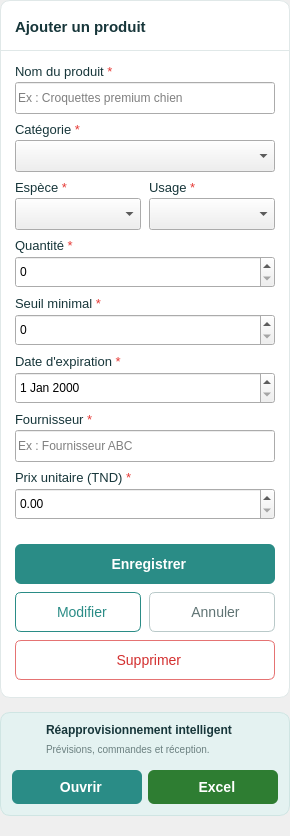
                   <widget class="QWidget" name="colonneDroiteStock">
                    <property name="minimumSize">
                     <size>
                      <width>290</width>
                      <height>0</height>
                     </size>
                    </property>
                    <property name="maximumSize">
                     <size>
                      <width>290</width>
                      <height>16777215</height>
                     </size>
                    </property>
                    <layout class="QVBoxLayout" name="layout_colonneDroite">
                     <property name="spacing">
                      <number>14</number>
                     </property>
                     <property name="leftMargin">
                      <number>0</number>
                     </property>
                     <property name="topMargin">
                      <number>0</number>
                     </property>
                     <property name="rightMargin">
                      <number>0</number>
                     </property>
                     <property name="bottomMargin">
                      <number>0</number>
                     </property>
                     <item>
                      <widget class="QFrame" name="frameFormulaireStock">
                       <property name="minimumSize">
                        <size>
                         <width>290</width>
                         <height>698</height>
                        </size>
                       </property>
                       <property name="maximumSize">
                        <size>
                         <width>290</width>
                         <height>698</height>
                        </size>
                       </property>
                       <property name="styleSheet">
                        <string>.QFrame { background-color:white; border:1px solid #E0E8E8; border-radius:10px; }</string>
                       </property>
                       <widget class="QLabel" name="lblFormTitreStock">
                        <property name="geometry">
                         <rect>
                          <x>15</x>
                          <y>14</y>
                          <width>260</width>
                          <height>26</height>
                         </rect>
                        </property>
                        <property name="styleSheet">
                         <string>color:#17363A;font-size:15px;font-weight:bold;</string>
                        </property>
                        <property name="text">
                         <string>Ajouter un produit</string>
                        </property>
                       </widget>
                       <widget class="QLabel" name="lblSeparateurStock">
                        <property name="geometry">
                         <rect>
                          <x>0</x>
                          <y>50</y>
                          <width>290</width>
                          <height>1</height>
                         </rect>
                        </property>
                        <property name="styleSheet">
                         <string>background:#E0E8E8;</string>
                        </property>
                        <property name="text">
                         <string />
                        </property>
                       </widget>
                       <widget class="QLabel" name="lblNomStock">
                        <property name="geometry">
                         <rect>
                          <x>15</x>
                          <y>62</y>
                          <width>260</width>
                          <height>20</height>
                         </rect>
                        </property>
                        <property name="styleSheet">
                         <string>color:#17363A; font-size:13px;</string>
                        </property>
                        <property name="text">
                         <string>Nom du produit &lt;span style="color:#E53935"&gt;*&lt;/span&gt;</string>
                        </property>
                        <property name="textFormat">
                         <enum>Qt::RichText</enum>
                        </property>
                       </widget>
                       <widget class="QLineEdit" name="txtNomStock">
                        <property name="geometry">
                         <rect>
                          <x>15</x>
                          <y>82</y>
                          <width>260</width>
                          <height>32</height>
                         </rect>
                        </property>
                        <property name="placeholderText">
                         <string>Ex : Croquettes premium chien</string>
                        </property>
                       </widget>
                       <widget class="QLabel" name="lblCategorieStock">
                        <property name="geometry">
                         <rect>
                          <x>15</x>
                          <y>120</y>
                          <width>260</width>
                          <height>20</height>
                         </rect>
                        </property>
                        <property name="styleSheet">
                         <string>color:#17363A; font-size:13px;</string>
                        </property>
                        <property name="text">
                         <string>Catégorie &lt;span style="color:#E53935"&gt;*&lt;/span&gt;</string>
                        </property>
                        <property name="textFormat">
                         <enum>Qt::RichText</enum>
                        </property>
                       </widget>
                       <widget class="QComboBox" name="cmbCategorieStock">
                        <property name="geometry">
                         <rect>
                          <x>15</x>
                          <y>140</y>
                          <width>260</width>
                          <height>32</height>
                         </rect>
                        </property>
                        <property name="cursor">
                         <cursorShape>PointingHandCursor</cursorShape>
                        </property>
                       </widget>
                       <widget class="QLabel" name="lblEspeceStock">
                        <property name="geometry">
                         <rect>
                          <x>15</x>
                          <y>178</y>
                          <width>126</width>
                          <height>20</height>
                         </rect>
                        </property>
                        <property name="styleSheet">
                         <string>color:#17363A; font-size:13px;</string>
                        </property>
                        <property name="text">
                         <string>Espèce &lt;span style="color:#E53935"&gt;*&lt;/span&gt;</string>
                        </property>
                        <property name="textFormat">
                         <enum>Qt::RichText</enum>
                        </property>
                       </widget>
                       <widget class="QComboBox" name="cmbEspeceStock">
                        <property name="geometry">
                         <rect>
                          <x>15</x>
                          <y>198</y>
                          <width>126</width>
                          <height>32</height>
                         </rect>
                        </property>
                        <property name="cursor">
                         <cursorShape>PointingHandCursor</cursorShape>
                        </property>
                       </widget>
                       <widget class="QLabel" name="lblUsageStock">
                        <property name="geometry">
                         <rect>
                          <x>149</x>
                          <y>178</y>
                          <width>126</width>
                          <height>20</height>
                         </rect>
                        </property>
                        <property name="styleSheet">
                         <string>color:#17363A; font-size:13px;</string>
                        </property>
                        <property name="text">
                         <string>Usage &lt;span style="color:#E53935"&gt;*&lt;/span&gt;</string>
                        </property>
                        <property name="textFormat">
                         <enum>Qt::RichText</enum>
                        </property>
                       </widget>
                       <widget class="QComboBox" name="cmbUsageStock">
                        <property name="geometry">
                         <rect>
                          <x>149</x>
                          <y>198</y>
                          <width>126</width>
                          <height>32</height>
                         </rect>
                        </property>
                        <property name="cursor">
                         <cursorShape>PointingHandCursor</cursorShape>
                        </property>
                       </widget>
                       <widget class="QLabel" name="lblQuantiteStock">
                        <property name="geometry">
                         <rect>
                          <x>15</x>
                          <y>236</y>
                          <width>260</width>
                          <height>20</height>
                         </rect>
                        </property>
                        <property name="styleSheet">
                         <string>color:#17363A; font-size:13px;</string>
                        </property>
                        <property name="text">
                         <string>Quantité &lt;span style="color:#E53935"&gt;*&lt;/span&gt;</string>
                        </property>
                        <property name="textFormat">
                         <enum>Qt::RichText</enum>
                        </property>
                       </widget>
                       <widget class="QSpinBox" name="spinQuantiteStock">
                        <property name="geometry">
                         <rect>
                          <x>15</x>
                          <y>256</y>
                          <width>260</width>
                          <height>32</height>
                         </rect>
                        </property>
                       </widget>
                       <widget class="QLabel" name="lblSeuilStock">
                        <property name="geometry">
                         <rect>
                          <x>15</x>
                          <y>294</y>
                          <width>260</width>
                          <height>20</height>
                         </rect>
                        </property>
                        <property name="styleSheet">
                         <string>color:#17363A; font-size:13px;</string>
                        </property>
                        <property name="text">
                         <string>Seuil minimal &lt;span style="color:#E53935"&gt;*&lt;/span&gt;</string>
                        </property>
                        <property name="textFormat">
                         <enum>Qt::RichText</enum>
                        </property>
                       </widget>
                       <widget class="QSpinBox" name="spinSeuilStock">
                        <property name="geometry">
                         <rect>
                          <x>15</x>
                          <y>314</y>
                          <width>260</width>
                          <height>32</height>
                         </rect>
                        </property>
                       </widget>
                       <widget class="QLabel" name="lblDateStock">
                        <property name="geometry">
                         <rect>
                          <x>15</x>
                          <y>352</y>
                          <width>260</width>
                          <height>20</height>
                         </rect>
                        </property>
                        <property name="styleSheet">
                         <string>color:#17363A; font-size:13px;</string>
                        </property>
                        <property name="text">
                         <string>Date d'expiration &lt;span style="color:#E53935"&gt;*&lt;/span&gt;</string>
                        </property>
                        <property name="textFormat">
                         <enum>Qt::RichText</enum>
                        </property>
                       </widget>
                       <widget class="QDateEdit" name="dateExpirationStock">
                        <property name="geometry">
                         <rect>
                          <x>15</x>
                          <y>372</y>
                          <width>260</width>
                          <height>32</height>
                         </rect>
                        </property>
                        <property name="cursor">
                         <cursorShape>PointingHandCursor</cursorShape>
                        </property>
                       </widget>
                       <widget class="QLabel" name="lblFournisseurStock">
                        <property name="geometry">
                         <rect>
                          <x>15</x>
                          <y>410</y>
                          <width>260</width>
                          <height>20</height>
                         </rect>
                        </property>
                        <property name="styleSheet">
                         <string>color:#17363A; font-size:13px;</string>
                        </property>
                        <property name="text">
                         <string>Fournisseur &lt;span style="color:#E53935"&gt;*&lt;/span&gt;</string>
                        </property>
                        <property name="textFormat">
                         <enum>Qt::RichText</enum>
                        </property>
                       </widget>
                       <widget class="QLineEdit" name="txtFournisseurStock">
                        <property name="geometry">
                         <rect>
                          <x>15</x>
                          <y>430</y>
                          <width>260</width>
                          <height>32</height>
                         </rect>
                        </property>
                        <property name="placeholderText">
                         <string>Ex : Fournisseur ABC</string>
                        </property>
                       </widget>
                       <widget class="QLabel" name="lblPrixStock">
                        <property name="geometry">
                         <rect>
                          <x>15</x>
                          <y>468</y>
                          <width>260</width>
                          <height>20</height>
                         </rect>
                        </property>
                        <property name="styleSheet">
                         <string>color:#17363A; font-size:13px;</string>
                        </property>
                        <property name="text">
                         <string>Prix unitaire (TND) &lt;span style="color:#E53935"&gt;*&lt;/span&gt;</string>
                        </property>
                        <property name="textFormat">
                         <enum>Qt::RichText</enum>
                        </property>
                       </widget>
                       <widget class="QDoubleSpinBox" name="spinPrixStock">
                        <property name="geometry">
                         <rect>
                          <x>15</x>
                          <y>488</y>
                          <width>260</width>
                          <height>32</height>
                         </rect>
                        </property>
                       </widget>
                       <widget class="QPushButton" name="btnEnregistrerStock">
                        <property name="geometry">
                         <rect>
                          <x>15</x>
                          <y>544</y>
                          <width>260</width>
                          <height>40</height>
                         </rect>
                        </property>
                        <property name="cursor">
                         <cursorShape>PointingHandCursor</cursorShape>
                        </property>
                        <property name="styleSheet">
                         <string>QPushButton { background-color:#2A8C86; color:white; border:none; border-radius:6px; font-size:14px; font-weight:bold; }
QPushButton:hover { background-color:#237872; }
QPushButton:disabled { background-color:#B7D3D1; color:white; }</string>
                        </property>
                        <property name="text">
                         <string>  Enregistrer</string>
                        </property>
                        <property name="icon">
                         <iconset resource="ressources.qrc">:/icones/save_white.png<normaloff>:/icones/save_white.png</normaloff>
                         </iconset>
                        </property>
                        <property name="iconSize">
                         <size>
                          <width>18</width>
                          <height>18</height>
                         </size>
                        </property>
                       </widget>
                       <widget class="QPushButton" name="btnModifierStock">
                        <property name="geometry">
                         <rect>
                          <x>15</x>
                          <y>592</y>
                          <width>126</width>
                          <height>40</height>
                         </rect>
                        </property>
                        <property name="cursor">
                         <cursorShape>PointingHandCursor</cursorShape>
                        </property>
                        <property name="styleSheet">
                         <string>QPushButton { background:white; color:#2A8C86; border:1px solid #2A8C86; border-radius:6px; font-size:14px; }
QPushButton:hover { background-color:#E6F2F1; }
QPushButton:disabled { color:#A9B8B8; border:1px solid #D5E0E0; background:#F4F7F7; }</string>
                        </property>
                        <property name="text">
                         <string>  Modifier</string>
                        </property>
                        <property name="icon">
                         <iconset resource="ressources.qrc">:/icones/pencil_teal.png<normaloff>:/icones/pencil_teal.png</normaloff>
                         </iconset>
                        </property>
                        <property name="iconSize">
                         <size>
                          <width>18</width>
                          <height>18</height>
                         </size>
                        </property>
                       </widget>
                       <widget class="QPushButton" name="btnAnnulerStock">
                        <property name="geometry">
                         <rect>
                          <x>149</x>
                          <y>592</y>
                          <width>126</width>
                          <height>40</height>
                         </rect>
                        </property>
                        <property name="cursor">
                         <cursorShape>PointingHandCursor</cursorShape>
                        </property>
                        <property name="styleSheet">
                         <string>QPushButton { background:white; color:#5F7373; border:1px solid #B9C9C9; border-radius:6px; font-size:14px; }
QPushButton:hover { background-color:#F0F4F4; }
QPushButton:disabled { color:#A9B8B8; border:1px solid #D5E0E0; background:#F4F7F7; }</string>
                        </property>
                        <property name="text">
                         <string>  Annuler</string>
                        </property>
                        <property name="toolTip">
                         <string>Annuler la modification et vider le formulaire</string>
                        </property>
                        <property name="icon">
                         <iconset resource="ressources.qrc">:/icones/croix_grey.png<normaloff>:/icones/croix_grey.png</normaloff>
                         </iconset>
                        </property>
                        <property name="iconSize">
                         <size>
                          <width>14</width>
                          <height>14</height>
                         </size>
                        </property>
                       </widget>
                       <widget class="QPushButton" name="btnSupprimerStock">
                        <property name="geometry">
                         <rect>
                          <x>15</x>
                          <y>640</y>
                          <width>260</width>
                          <height>40</height>
                         </rect>
                        </property>
                        <property name="cursor">
                         <cursorShape>PointingHandCursor</cursorShape>
                        </property>
                        <property name="styleSheet">
                         <string>QPushButton { background:white; color:#D32F2F; border:1px solid #E57373; border-radius:6px; font-size:14px; }
QPushButton:hover { background-color:#FDECEC; }</string>
                        </property>
                        <property name="text">
                         <string>  Supprimer</string>
                        </property>
                        <property name="icon">
                         <iconset resource="ressources.qrc">:/icones/trash_red.png<normaloff>:/icones/trash_red.png</normaloff>
                         </iconset>
                        </property>
                        <property name="iconSize">
                         <size>
                          <width>18</width>
                          <height>18</height>
                         </size>
                        </property>
                       </widget>
                      </widget>
                     </item>
                     <item>
                      <widget class="QFrame" name="frameExportStock">
                       <property name="minimumSize">
                        <size>
                         <width>290</width>
                         <height>104</height>
                        </size>
                       </property>
                       <property name="maximumSize">
                        <size>
                         <width>290</width>
                         <height>104</height>
                        </size>
                       </property>
                       <property name="styleSheet">
                        <string>.QFrame { background-color:#E4F2F1; border:1px solid #CFE5E3; border-radius:10px; }</string>
                       </property>
                       <widget class="QLabel" name="lblExportIconeStock">
                        <property name="geometry">
                         <rect>
                          <x>12</x>
                          <y>12</y>
                          <width>26</width>
                          <height>26</height>
                         </rect>
                        </property>
                        <property name="scaledContents">
                         <bool>true</bool>
                        </property>
                        <property name="pixmap">
                         <pixmap resource="ressources.qrc">:/icones/clipboard_teal.png</pixmap>
                        </property>
                       </widget>
                       <widget class="QLabel" name="lblExportTitreStock">
                        <property name="geometry">
                         <rect>
                          <x>46</x>
                          <y>8</y>
                          <width>235</width>
                          <height>20</height>
                         </rect>
                        </property>
                        <property name="styleSheet">
                         <string>color:#17363A; font-size:12px; font-weight:bold;</string>
                        </property>
                        <property name="text">
                         <string>Réapprovisionnement intelligent</string>
                        </property>
                       </widget>
                       <widget class="QLabel" name="lblExportSousTitreStock">
                        <property name="geometry">
                         <rect>
                          <x>46</x>
                          <y>28</y>
                          <width>235</width>
                          <height>18</height>
                         </rect>
                        </property>
                        <property name="styleSheet">
                         <string>color:#6B8080; font-size:10px;</string>
                        </property>
                        <property name="text">
                         <string>Prévisions, commandes et réception.</string>
                        </property>
                       </widget>
                       <widget class="QPushButton" name="btnOuvrirReappro">
                        <property name="geometry">
                         <rect>
                          <x>12</x>
                          <y>58</y>
                          <width>130</width>
                          <height>34</height>
                         </rect>
                        </property>
                        <property name="cursor">
                         <cursorShape>PointingHandCursor</cursorShape>
                        </property>
                        <property name="styleSheet">
                         <string>QPushButton { background-color:#2A8C86; color:white; border:none; border-radius:6px; font-size:14px; font-weight:bold; }
QPushButton:hover { background-color:#237872; }
QPushButton:disabled { background-color:#B7D3D1; color:white; }</string>
                        </property>
                        <property name="text">
                         <string>  Ouvrir</string>
                        </property>
                        <property name="toolTip">
                         <string>Ouvrir le centre de réapprovisionnement</string>
                        </property>
                        <property name="icon">
                         <iconset resource="ressources.qrc">:/icones/clipboard_white.png<normaloff>:/icones/clipboard_white.png</normaloff>
                         </iconset>
                        </property>
                        <property name="iconSize">
                         <size>
                          <width>18</width>
                          <height>18</height>
                         </size>
                        </property>
                       </widget>
                       <widget class="QPushButton" name="btnExcelStock">
                        <property name="geometry">
                         <rect>
                          <x>148</x>
                          <y>58</y>
                          <width>130</width>
                          <height>34</height>
                         </rect>
                        </property>
                        <property name="cursor">
                         <cursorShape>PointingHandCursor</cursorShape>
                        </property>
                        <property name="styleSheet">
                         <string>QPushButton { background-color:#2E7D32; color:white; border:none; border-radius:6px; font-size:14px; font-weight:bold; }
QPushButton:hover { background-color:#256628; }</string>
                        </property>
                        <property name="text">
                         <string>  Excel</string>
                        </property>
                        <property name="toolTip">
                         <string>Télécharger les suggestions de commande en Excel</string>
                        </property>
                        <property name="icon">
                         <iconset resource="ressources.qrc">:/icones/download_white.png<normaloff>:/icones/download_white.png</normaloff>
                         </iconset>
                        </property>
                        <property name="iconSize">
                         <size>
                          <width>18</width>
                          <height>18</height>
                         </size>
                        </property>
                       </widget>
                      </widget>
                     </item>
                     <item>
                      <spacer name="espaceColonneDroite">
                       <property name="orientation">
                        <enum>Qt::Vertical</enum>
                       </property>
                       <property name="sizeHint" stdset="0">
                        <size>
                         <width>40</width>
                         <height>20</height>
                        </size>
                       </property>
                      </spacer>
                     </item>
                    </layout>
                   </widget>
